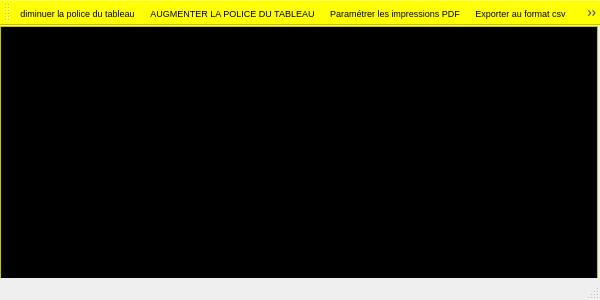
<?xml version="1.0" encoding="UTF-8"?>
<ui version="4.0">
 <class>YerithSortirListStocksWindow</class>
 <widget class="QMainWindow" name="YerithSortirListStocksWindow">
  <property name="geometry">
   <rect>
    <x>0</x>
    <y>0</y>
    <width>600</width>
    <height>300</height>
   </rect>
  </property>
  <property name="windowTitle">
   <string>Yerith-pgi-9.0 - fiche des stocks - sortir</string>
  </property>
  <widget class="QWidget" name="centralwidget">
   <widget class="YerithERPStocksTableView" name="tableView_list_stocks">
    <property name="geometry">
     <rect>
      <x>0</x>
      <y>0</y>
      <width>598</width>
      <height>299</height>
     </rect>
    </property>
    <property name="palette">
     <palette>
      <active>
       <colorrole role="WindowText">
        <brush brushstyle="SolidPattern">
         <color alpha="255">
          <red>0</red>
          <green>0</green>
          <blue>0</blue>
         </color>
        </brush>
       </colorrole>
       <colorrole role="Button">
        <brush brushstyle="SolidPattern">
         <color alpha="255">
          <red>255</red>
          <green>255</green>
          <blue>0</blue>
         </color>
        </brush>
       </colorrole>
       <colorrole role="Light">
        <brush brushstyle="SolidPattern">
         <color alpha="255">
          <red>255</red>
          <green>255</green>
          <blue>127</blue>
         </color>
        </brush>
       </colorrole>
       <colorrole role="Midlight">
        <brush brushstyle="SolidPattern">
         <color alpha="255">
          <red>255</red>
          <green>255</green>
          <blue>63</blue>
         </color>
        </brush>
       </colorrole>
       <colorrole role="Dark">
        <brush brushstyle="SolidPattern">
         <color alpha="255">
          <red>127</red>
          <green>127</green>
          <blue>0</blue>
         </color>
        </brush>
       </colorrole>
       <colorrole role="Mid">
        <brush brushstyle="SolidPattern">
         <color alpha="255">
          <red>170</red>
          <green>170</green>
          <blue>0</blue>
         </color>
        </brush>
       </colorrole>
       <colorrole role="Text">
        <brush brushstyle="SolidPattern">
         <color alpha="255">
          <red>0</red>
          <green>0</green>
          <blue>0</blue>
         </color>
        </brush>
       </colorrole>
       <colorrole role="BrightText">
        <brush brushstyle="SolidPattern">
         <color alpha="255">
          <red>255</red>
          <green>255</green>
          <blue>255</blue>
         </color>
        </brush>
       </colorrole>
       <colorrole role="ButtonText">
        <brush brushstyle="SolidPattern">
         <color alpha="255">
          <red>0</red>
          <green>0</green>
          <blue>0</blue>
         </color>
        </brush>
       </colorrole>
       <colorrole role="Base">
        <brush brushstyle="SolidPattern">
         <color alpha="255">
          <red>0</red>
          <green>0</green>
          <blue>0</blue>
         </color>
        </brush>
       </colorrole>
       <colorrole role="Window">
        <brush brushstyle="SolidPattern">
         <color alpha="255">
          <red>255</red>
          <green>255</green>
          <blue>0</blue>
         </color>
        </brush>
       </colorrole>
       <colorrole role="Shadow">
        <brush brushstyle="SolidPattern">
         <color alpha="255">
          <red>0</red>
          <green>0</green>
          <blue>0</blue>
         </color>
        </brush>
       </colorrole>
       <colorrole role="Highlight">
        <brush brushstyle="SolidPattern">
         <color alpha="255">
          <red>0</red>
          <green>0</green>
          <blue>0</blue>
         </color>
        </brush>
       </colorrole>
       <colorrole role="HighlightedText">
        <brush brushstyle="SolidPattern">
         <color alpha="255">
          <red>2</red>
          <green>160</green>
          <blue>70</blue>
         </color>
        </brush>
       </colorrole>
       <colorrole role="AlternateBase">
        <brush brushstyle="SolidPattern">
         <color alpha="255">
          <red>255</red>
          <green>255</green>
          <blue>127</blue>
         </color>
        </brush>
       </colorrole>
       <colorrole role="ToolTipBase">
        <brush brushstyle="SolidPattern">
         <color alpha="255">
          <red>255</red>
          <green>255</green>
          <blue>220</blue>
         </color>
        </brush>
       </colorrole>
       <colorrole role="ToolTipText">
        <brush brushstyle="SolidPattern">
         <color alpha="255">
          <red>0</red>
          <green>0</green>
          <blue>0</blue>
         </color>
        </brush>
       </colorrole>
       <colorrole role="PlaceholderText">
        <brush brushstyle="NoBrush">
         <color alpha="128">
          <red>0</red>
          <green>0</green>
          <blue>0</blue>
         </color>
        </brush>
       </colorrole>
      </active>
      <inactive>
       <colorrole role="WindowText">
        <brush brushstyle="SolidPattern">
         <color alpha="255">
          <red>0</red>
          <green>0</green>
          <blue>0</blue>
         </color>
        </brush>
       </colorrole>
       <colorrole role="Button">
        <brush brushstyle="SolidPattern">
         <color alpha="255">
          <red>255</red>
          <green>255</green>
          <blue>0</blue>
         </color>
        </brush>
       </colorrole>
       <colorrole role="Light">
        <brush brushstyle="SolidPattern">
         <color alpha="255">
          <red>255</red>
          <green>255</green>
          <blue>127</blue>
         </color>
        </brush>
       </colorrole>
       <colorrole role="Midlight">
        <brush brushstyle="SolidPattern">
         <color alpha="255">
          <red>255</red>
          <green>255</green>
          <blue>63</blue>
         </color>
        </brush>
       </colorrole>
       <colorrole role="Dark">
        <brush brushstyle="SolidPattern">
         <color alpha="255">
          <red>127</red>
          <green>127</green>
          <blue>0</blue>
         </color>
        </brush>
       </colorrole>
       <colorrole role="Mid">
        <brush brushstyle="SolidPattern">
         <color alpha="255">
          <red>170</red>
          <green>170</green>
          <blue>0</blue>
         </color>
        </brush>
       </colorrole>
       <colorrole role="Text">
        <brush brushstyle="SolidPattern">
         <color alpha="255">
          <red>0</red>
          <green>0</green>
          <blue>0</blue>
         </color>
        </brush>
       </colorrole>
       <colorrole role="BrightText">
        <brush brushstyle="SolidPattern">
         <color alpha="255">
          <red>255</red>
          <green>255</green>
          <blue>255</blue>
         </color>
        </brush>
       </colorrole>
       <colorrole role="ButtonText">
        <brush brushstyle="SolidPattern">
         <color alpha="255">
          <red>0</red>
          <green>0</green>
          <blue>0</blue>
         </color>
        </brush>
       </colorrole>
       <colorrole role="Base">
        <brush brushstyle="SolidPattern">
         <color alpha="255">
          <red>0</red>
          <green>0</green>
          <blue>0</blue>
         </color>
        </brush>
       </colorrole>
       <colorrole role="Window">
        <brush brushstyle="SolidPattern">
         <color alpha="255">
          <red>255</red>
          <green>255</green>
          <blue>0</blue>
         </color>
        </brush>
       </colorrole>
       <colorrole role="Shadow">
        <brush brushstyle="SolidPattern">
         <color alpha="255">
          <red>0</red>
          <green>0</green>
          <blue>0</blue>
         </color>
        </brush>
       </colorrole>
       <colorrole role="Highlight">
        <brush brushstyle="SolidPattern">
         <color alpha="255">
          <red>0</red>
          <green>0</green>
          <blue>0</blue>
         </color>
        </brush>
       </colorrole>
       <colorrole role="HighlightedText">
        <brush brushstyle="SolidPattern">
         <color alpha="255">
          <red>2</red>
          <green>160</green>
          <blue>70</blue>
         </color>
        </brush>
       </colorrole>
       <colorrole role="AlternateBase">
        <brush brushstyle="SolidPattern">
         <color alpha="255">
          <red>255</red>
          <green>255</green>
          <blue>127</blue>
         </color>
        </brush>
       </colorrole>
       <colorrole role="ToolTipBase">
        <brush brushstyle="SolidPattern">
         <color alpha="255">
          <red>255</red>
          <green>255</green>
          <blue>220</blue>
         </color>
        </brush>
       </colorrole>
       <colorrole role="ToolTipText">
        <brush brushstyle="SolidPattern">
         <color alpha="255">
          <red>0</red>
          <green>0</green>
          <blue>0</blue>
         </color>
        </brush>
       </colorrole>
       <colorrole role="PlaceholderText">
        <brush brushstyle="NoBrush">
         <color alpha="128">
          <red>0</red>
          <green>0</green>
          <blue>0</blue>
         </color>
        </brush>
       </colorrole>
      </inactive>
      <disabled>
       <colorrole role="WindowText">
        <brush brushstyle="SolidPattern">
         <color alpha="255">
          <red>127</red>
          <green>127</green>
          <blue>0</blue>
         </color>
        </brush>
       </colorrole>
       <colorrole role="Button">
        <brush brushstyle="SolidPattern">
         <color alpha="255">
          <red>255</red>
          <green>255</green>
          <blue>0</blue>
         </color>
        </brush>
       </colorrole>
       <colorrole role="Light">
        <brush brushstyle="SolidPattern">
         <color alpha="255">
          <red>255</red>
          <green>255</green>
          <blue>127</blue>
         </color>
        </brush>
       </colorrole>
       <colorrole role="Midlight">
        <brush brushstyle="SolidPattern">
         <color alpha="255">
          <red>255</red>
          <green>255</green>
          <blue>63</blue>
         </color>
        </brush>
       </colorrole>
       <colorrole role="Dark">
        <brush brushstyle="SolidPattern">
         <color alpha="255">
          <red>127</red>
          <green>127</green>
          <blue>0</blue>
         </color>
        </brush>
       </colorrole>
       <colorrole role="Mid">
        <brush brushstyle="SolidPattern">
         <color alpha="255">
          <red>170</red>
          <green>170</green>
          <blue>0</blue>
         </color>
        </brush>
       </colorrole>
       <colorrole role="Text">
        <brush brushstyle="SolidPattern">
         <color alpha="255">
          <red>127</red>
          <green>127</green>
          <blue>0</blue>
         </color>
        </brush>
       </colorrole>
       <colorrole role="BrightText">
        <brush brushstyle="SolidPattern">
         <color alpha="255">
          <red>255</red>
          <green>255</green>
          <blue>255</blue>
         </color>
        </brush>
       </colorrole>
       <colorrole role="ButtonText">
        <brush brushstyle="SolidPattern">
         <color alpha="255">
          <red>127</red>
          <green>127</green>
          <blue>0</blue>
         </color>
        </brush>
       </colorrole>
       <colorrole role="Base">
        <brush brushstyle="SolidPattern">
         <color alpha="255">
          <red>255</red>
          <green>255</green>
          <blue>0</blue>
         </color>
        </brush>
       </colorrole>
       <colorrole role="Window">
        <brush brushstyle="SolidPattern">
         <color alpha="255">
          <red>255</red>
          <green>255</green>
          <blue>0</blue>
         </color>
        </brush>
       </colorrole>
       <colorrole role="Shadow">
        <brush brushstyle="SolidPattern">
         <color alpha="255">
          <red>0</red>
          <green>0</green>
          <blue>0</blue>
         </color>
        </brush>
       </colorrole>
       <colorrole role="Highlight">
        <brush brushstyle="SolidPattern">
         <color alpha="255">
          <red>145</red>
          <green>145</green>
          <blue>145</blue>
         </color>
        </brush>
       </colorrole>
       <colorrole role="HighlightedText">
        <brush brushstyle="SolidPattern">
         <color alpha="255">
          <red>2</red>
          <green>160</green>
          <blue>70</blue>
         </color>
        </brush>
       </colorrole>
       <colorrole role="AlternateBase">
        <brush brushstyle="SolidPattern">
         <color alpha="255">
          <red>255</red>
          <green>255</green>
          <blue>0</blue>
         </color>
        </brush>
       </colorrole>
       <colorrole role="ToolTipBase">
        <brush brushstyle="SolidPattern">
         <color alpha="255">
          <red>255</red>
          <green>255</green>
          <blue>220</blue>
         </color>
        </brush>
       </colorrole>
       <colorrole role="ToolTipText">
        <brush brushstyle="SolidPattern">
         <color alpha="255">
          <red>0</red>
          <green>0</green>
          <blue>0</blue>
         </color>
        </brush>
       </colorrole>
       <colorrole role="PlaceholderText">
        <brush brushstyle="NoBrush">
         <color alpha="128">
          <red>0</red>
          <green>0</green>
          <blue>0</blue>
         </color>
        </brush>
       </colorrole>
      </disabled>
     </palette>
    </property>
    <property name="font">
     <font>
      <pointsize>9</pointsize>
     </font>
    </property>
    <property name="sortingEnabled">
     <bool>true</bool>
    </property>
   </widget>
  </widget>
  <widget class="QMenuBar" name="menubar">
   <property name="geometry">
    <rect>
     <x>0</x>
     <y>0</y>
     <width>600</width>
     <height>16</height>
    </rect>
   </property>
   <property name="font">
    <font>
     <pointsize>7</pointsize>
    </font>
   </property>
  </widget>
  <widget class="QStatusBar" name="statusbar">
   <property name="font">
    <font>
     <pointsize>7</pointsize>
    </font>
   </property>
  </widget>
  <widget class="QToolBar" name="toolBar">
   <property name="palette">
    <palette>
     <active>
      <colorrole role="WindowText">
       <brush brushstyle="SolidPattern">
        <color alpha="255">
         <red>255</red>
         <green>255</green>
         <blue>255</blue>
        </color>
       </brush>
      </colorrole>
      <colorrole role="Button">
       <brush brushstyle="SolidPattern">
        <color alpha="255">
         <red>255</red>
         <green>255</green>
         <blue>0</blue>
        </color>
       </brush>
      </colorrole>
      <colorrole role="Light">
       <brush brushstyle="SolidPattern">
        <color alpha="255">
         <red>255</red>
         <green>255</green>
         <blue>0</blue>
        </color>
       </brush>
      </colorrole>
      <colorrole role="Midlight">
       <brush brushstyle="SolidPattern">
        <color alpha="255">
         <red>255</red>
         <green>255</green>
         <blue>0</blue>
        </color>
       </brush>
      </colorrole>
      <colorrole role="Base">
       <brush brushstyle="SolidPattern">
        <color alpha="255">
         <red>255</red>
         <green>255</green>
         <blue>255</blue>
        </color>
       </brush>
      </colorrole>
      <colorrole role="Window">
       <brush brushstyle="SolidPattern">
        <color alpha="255">
         <red>255</red>
         <green>255</green>
         <blue>0</blue>
        </color>
       </brush>
      </colorrole>
      <colorrole role="Highlight">
       <brush brushstyle="SolidPattern">
        <color alpha="255">
         <red>2</red>
         <green>160</green>
         <blue>70</blue>
        </color>
       </brush>
      </colorrole>
      <colorrole role="HighlightedText">
       <brush brushstyle="SolidPattern">
        <color alpha="255">
         <red>48</red>
         <green>140</green>
         <blue>198</blue>
        </color>
       </brush>
      </colorrole>
     </active>
     <inactive>
      <colorrole role="WindowText">
       <brush brushstyle="SolidPattern">
        <color alpha="255">
         <red>255</red>
         <green>255</green>
         <blue>255</blue>
        </color>
       </brush>
      </colorrole>
      <colorrole role="Button">
       <brush brushstyle="SolidPattern">
        <color alpha="255">
         <red>255</red>
         <green>255</green>
         <blue>0</blue>
        </color>
       </brush>
      </colorrole>
      <colorrole role="Light">
       <brush brushstyle="SolidPattern">
        <color alpha="255">
         <red>255</red>
         <green>255</green>
         <blue>0</blue>
        </color>
       </brush>
      </colorrole>
      <colorrole role="Midlight">
       <brush brushstyle="SolidPattern">
        <color alpha="255">
         <red>255</red>
         <green>255</green>
         <blue>0</blue>
        </color>
       </brush>
      </colorrole>
      <colorrole role="Base">
       <brush brushstyle="SolidPattern">
        <color alpha="255">
         <red>255</red>
         <green>255</green>
         <blue>255</blue>
        </color>
       </brush>
      </colorrole>
      <colorrole role="Window">
       <brush brushstyle="SolidPattern">
        <color alpha="255">
         <red>255</red>
         <green>255</green>
         <blue>0</blue>
        </color>
       </brush>
      </colorrole>
      <colorrole role="Highlight">
       <brush brushstyle="SolidPattern">
        <color alpha="255">
         <red>2</red>
         <green>160</green>
         <blue>70</blue>
        </color>
       </brush>
      </colorrole>
      <colorrole role="HighlightedText">
       <brush brushstyle="SolidPattern">
        <color alpha="255">
         <red>48</red>
         <green>140</green>
         <blue>198</blue>
        </color>
       </brush>
      </colorrole>
     </inactive>
     <disabled>
      <colorrole role="WindowText">
       <brush brushstyle="SolidPattern">
        <color alpha="255">
         <red>190</red>
         <green>190</green>
         <blue>190</blue>
        </color>
       </brush>
      </colorrole>
      <colorrole role="Button">
       <brush brushstyle="SolidPattern">
        <color alpha="255">
         <red>255</red>
         <green>255</green>
         <blue>0</blue>
        </color>
       </brush>
      </colorrole>
      <colorrole role="Light">
       <brush brushstyle="SolidPattern">
        <color alpha="255">
         <red>255</red>
         <green>255</green>
         <blue>0</blue>
        </color>
       </brush>
      </colorrole>
      <colorrole role="Midlight">
       <brush brushstyle="SolidPattern">
        <color alpha="255">
         <red>255</red>
         <green>255</green>
         <blue>0</blue>
        </color>
       </brush>
      </colorrole>
      <colorrole role="Base">
       <brush brushstyle="SolidPattern">
        <color alpha="255">
         <red>255</red>
         <green>255</green>
         <blue>0</blue>
        </color>
       </brush>
      </colorrole>
      <colorrole role="Window">
       <brush brushstyle="SolidPattern">
        <color alpha="255">
         <red>255</red>
         <green>255</green>
         <blue>0</blue>
        </color>
       </brush>
      </colorrole>
      <colorrole role="Highlight">
       <brush brushstyle="SolidPattern">
        <color alpha="255">
         <red>145</red>
         <green>145</green>
         <blue>145</blue>
        </color>
       </brush>
      </colorrole>
      <colorrole role="HighlightedText">
       <brush brushstyle="SolidPattern">
        <color alpha="255">
         <red>48</red>
         <green>140</green>
         <blue>198</blue>
        </color>
       </brush>
      </colorrole>
     </disabled>
    </palette>
   </property>
   <property name="font">
    <font>
     <pointsize>7</pointsize>
    </font>
   </property>
   <property name="windowTitle">
    <string>toolBar</string>
   </property>
   <attribute name="toolBarArea">
    <enum>TopToolBarArea</enum>
   </attribute>
   <attribute name="toolBarBreak">
    <bool>false</bool>
   </attribute>
   <addaction name="actiondiminuer_la_police_du_tableau"/>
   <addaction name="actionAUGMENTER_LA_POLICE_DU_TABLEAU"/>
   <addaction name="action_parametrer_les_impressions"/>
   <addaction name="actionExporter_au_format_csv"/>
   <addaction name="actionAfficherPDF"/>
  </widget>
  <action name="actionAfficherPDF">
   <property name="icon">
    <iconset resource="../../yerith-erp-9-0.qrc">
     <normaloff>:/yerith-erp-9-0-images/yerith-erp-9-0-pdf-print-icon.svg</normaloff>:/yerith-erp-9-0-images/yerith-erp-9-0-pdf-print-icon.svg</iconset>
   </property>
   <property name="text">
    <string>Imprimer des stocks à sortir</string>
   </property>
   <property name="toolTip">
    <string>Imprimer des stocks à sortir</string>
   </property>
   <property name="font">
    <font>
     <pointsize>7</pointsize>
    </font>
   </property>
  </action>
  <action name="actionExporter_au_format_csv">
   <property name="icon">
    <iconset>
     <normalon>:/yerith-erp-9-0-images/yerith-erp-9.0-export-csv-data-icon.png</normalon>
    </iconset>
   </property>
   <property name="text">
    <string>Exporter au format csv</string>
   </property>
   <property name="font">
    <font>
     <pointsize>7</pointsize>
    </font>
   </property>
  </action>
  <action name="action_parametrer_les_impressions">
   <property name="icon">
    <iconset>
     <normalon>:/yerith-erp-9-0-images/yerith-erp-9-0-printing-settings.png</normalon>
    </iconset>
   </property>
   <property name="text">
    <string>Paramétrer les impressions PDF</string>
   </property>
   <property name="toolTip">
    <string>Paramétrer les impressions PDF</string>
   </property>
   <property name="font">
    <font>
     <pointsize>7</pointsize>
    </font>
   </property>
  </action>
  <action name="actionAUGMENTER_LA_POLICE_DU_TABLEAU">
   <property name="icon">
    <iconset>
     <normalon>:/yerith-erp-9-0-images/yerith-erp-9-0-font_size_UP.png</normalon>
    </iconset>
   </property>
   <property name="text">
    <string>AUGMENTER LA POLICE DU TABLEAU</string>
   </property>
   <property name="font">
    <font>
     <pointsize>7</pointsize>
    </font>
   </property>
  </action>
  <action name="actiondiminuer_la_police_du_tableau">
   <property name="icon">
    <iconset>
     <normalon>:/yerith-erp-9-0-images/yerith-erp-9-0-font_size_DOWN.png</normalon>
    </iconset>
   </property>
   <property name="text">
    <string>diminuer la police du tableau</string>
   </property>
   <property name="font">
    <font>
     <pointsize>7</pointsize>
    </font>
   </property>
  </action>
 </widget>
 <customwidgets>
  <customwidget>
   <class>YerithERPStocksTableView</class>
   <extends>QTableView</extends>
   <header>src/widgets/table-view/yerith-erp-stocks-table-view.hpp</header>
  </customwidget>
 </customwidgets>
 <resources>
  <include location="../../yerith-erp-9-0.qrc"/>
 </resources>
 <connections/>
</ui>
